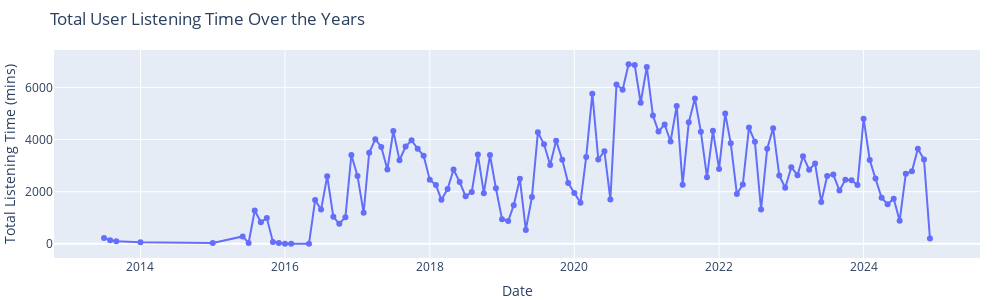

This figure's notebook cell:
### Code cell
# Listening time over the years

listening_time_per_year = df.groupby(['year','month']).agg(total_listening_time=('ms_played', 'sum')).reset_index()
listening_time_per_year['date'] = pd.to_datetime(listening_time_per_year[['year', 'month']].assign(day=1))
listening_time_per_year['minutes_listened'] = listening_time_per_year['total_listening_time'] / 60000

fig2 = px.line(listening_time_per_year, x='date', 
               y='minutes_listened', 
               title='Total User Listening Time Over the Years',
               labels={'minutes_listened': 'Total Listening Time (mins)', 'date': 'Date'},
               markers=True)

fig2.update_layout(
    width=1000,
    height=300,
    margin=dict(l=20, r=20, t=50, b=0))
fig2.show()
